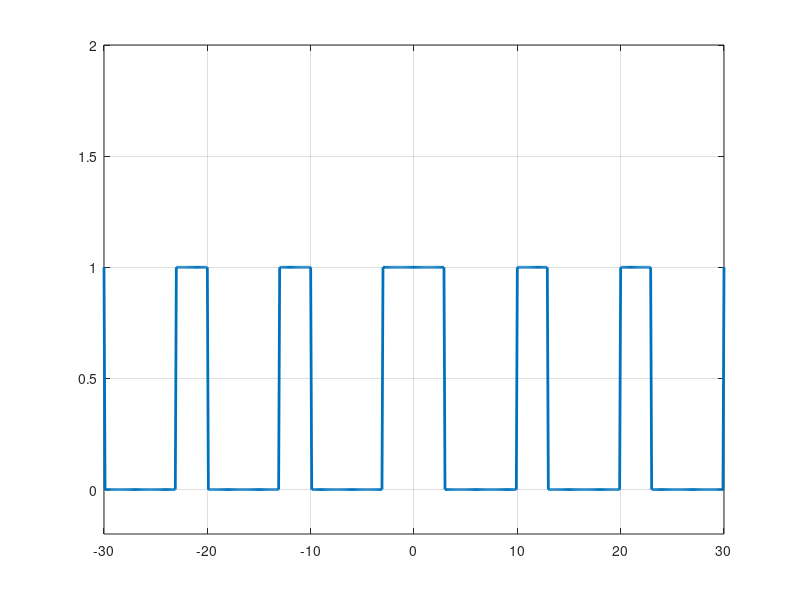

This figure's MATLAB source:
modulo = @(a,m) a - m.*sign(a).*floor(abs(a./m));

T = 10;
t = -3*T:0.1:3*T;
u = @(t) (modulo(t,T)>=-3 & modulo(t,T)<3);

plot(t, u(t), 'LineWidth', 2);
grid on;
ylim([-0.2,2]);
